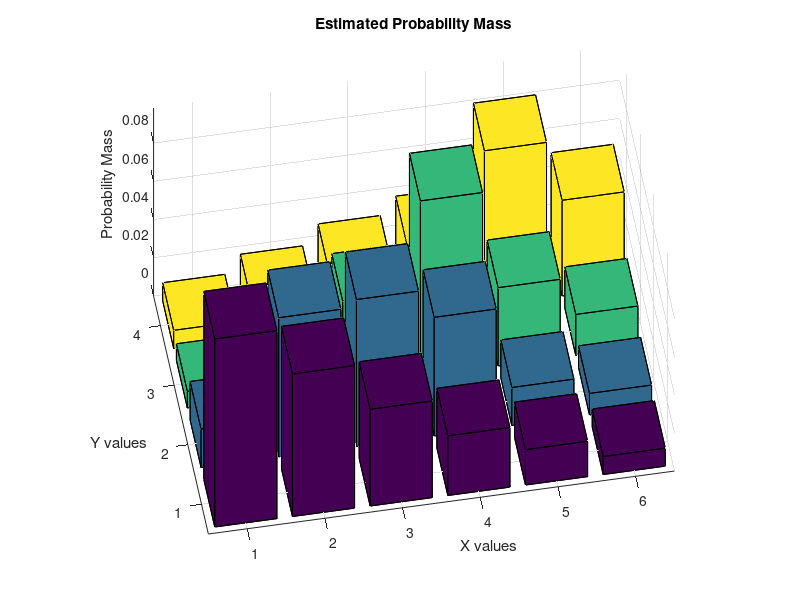
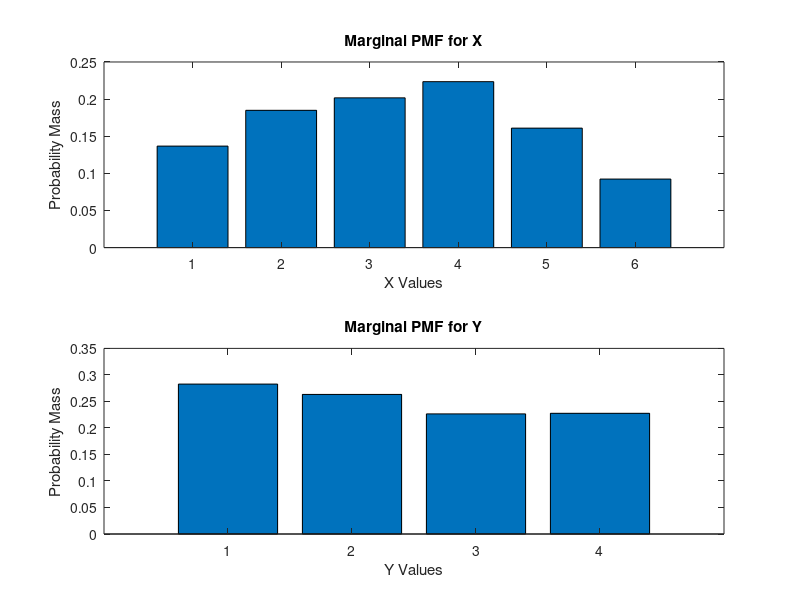
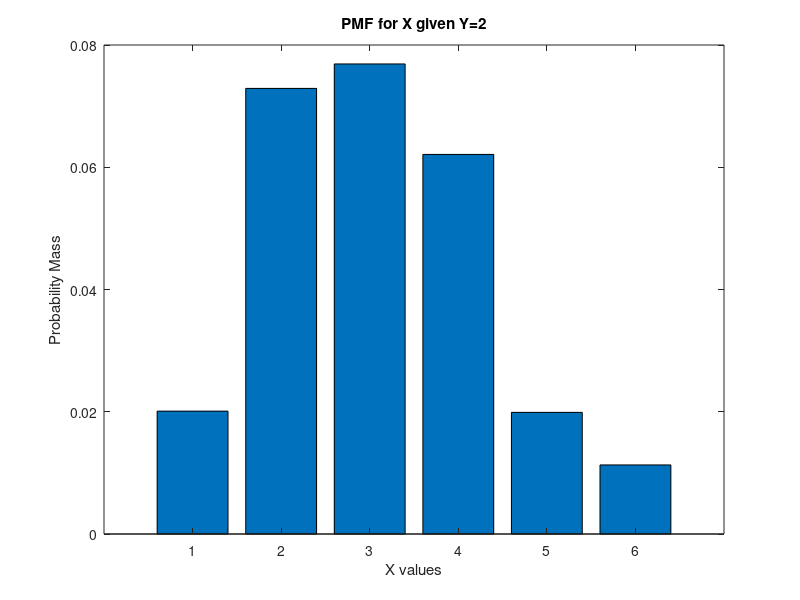

Source code (MATLAB) for these figures, in order:
load('burgerfry.mat')
trials = 10000; % Specifies the number of trials: try this for different
                % values to see how the estimates change. 
%outcomes = simulate_joint_PMF(XY,trials); % Produces outcomes from the joint PMF.


%
% Suppose that you want to estimate what the original joint PMF looked
% like. You can do this by counting up all of the outcomes (each X,Y
% combintation) and then dividing by the total number of trials that were
% performed. The following code does just that.
%
XY_tally = zeros(6,4); % This initializes an array for your outcomes.
for c = 1:trials
    % This counts up for each (X,Y) location how many times it appeared in
    % the data.
    XY_tally(outcomes(c,1), outcomes(c,2)) = XY_tally(outcomes(c,1), outcomes(c,2)) + 1;
end
%
% The following code estimates the probability at each X,Y location by
% dividing by the total number of trials.
XY_estimated_probability = XY_tally ./ trials;

%
% This code then plots the estimated probability mass from the outcomes
% that you obtained from your numerical simulation of the joint PMF.
%
figure(1); % Loads a new figure
bar3(XY_estimated_probability);  % Plots a 3-dimensional bar graph
xlabel('Y values'); % Places labels on the x-axis of bar graph
ylabel('X values'); % Places labels on the y-axis of bar graph
zlabel('Probability Mass'); % Places labels on the z-axis of bar graph
view(-100, 50); % Sets the vantage point for viewing the bar graph
title('Estimated Probability Mass');

figure(2); % Loads a new figure.
marg_y = sum(XY_estimated_probability); % This sums over each column of the matrix XY.
marg_x = sum(XY_estimated_probability'); % This sums over each column of the transposed matrix XY.
% Note that the ' transposes a matrix.

subplot(2,1,1); % This produces a subplot in the figure in top position.
bar(marg_x);    % Produces bar graph of marginal PMF for X.
title('Marginal PMF for X');
xlabel('X Values');
ylabel('Probability Mass');

subplot(2,1,2); % This produces a subplot in the figure in bottom position.
bar(marg_y);    % Produces bar graph of marginal PMF for Y.
title('Marginal PMF for Y');
xlabel('Y Values');
ylabel('Probability Mass');

xSum=0;
for i=1:6
    xSum = xSum +i*marg_x(i);
end

ySum=0;
for i=1:4
    ySum = ySum +i*marg_y(i);
end

figure(3);
pmfX_y_2 = XY_estimated_probability(:, 2);
bar(pmfX_y_2);
sum(pmfX_y_2)
title('PMF for X given Y=2');
xlabel('X values');
ylabel('Probability Mass');

